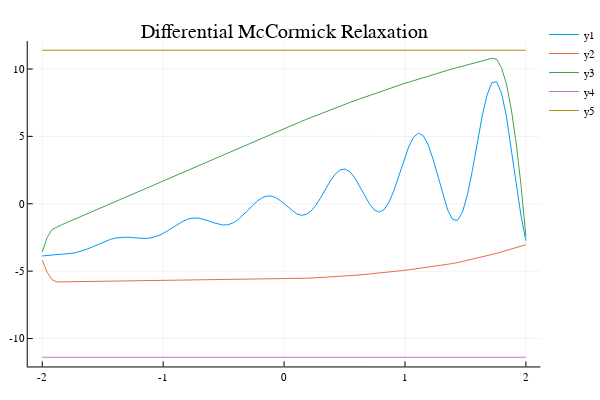

The code cell stored with this chart in its notebook:
### Markdown cell above
## Visualization of the relaxation

The relaxation can then be plotted as shown below using the Plots.jl[7] package with the PlotlyJS backend.

### Code cell
using Plots, PlotlyJS
plotlyjs()

data_dmc = [df.y,df.cv1,df.cc1,df.l1,df.u1]
data_mc = [df.y,df.cv2,df.cc2,df.l2,df.u2]
p1 = Plots.plot(xrange, data_dmc, title="Differential McCormick Relaxation")

### Figure 1 — Plotly figure (JSON) as saved in the notebook; plotly's stock layout.template omitted (floating-point values rounded to 4 significant figures)
{"data": [{"colorbar": {"title": ""}, "hoverinfo": "text", "legendgroup": "y1", "line": {"color": "rgba(0, 154, 250, 1.000)", "dash": "solid", "shape": "linear", "width": 1}, "mode": "lines", "name": "y1", "showlegend": true, "text": [null, null, null, null, null, null, null, null, null, null, null, null, null, null, null, null, null, null, null, null, null, null, null, null, null, null, null, null, null, null, null, null, null, null, null, null, null, null, null, null, null, null, null, null, null, null, null, null, null, null, null, null, null, null, null, null, null, null, null, null, null, null, null, null, null, null, null, null, null, null, null, null, null, null, null, null, null, null, null, null, null, null, null, null, null, null, null, null, null, null, null, null, null, null, null, null, null, null, null, null], "type": "scatter", "x": [-2, -1.96, -1.919, -1.879, -1.838, -1.798, -1.758, -1.717, -1.677, -1.636, -1.596, -1.556, -1.515, -1.475, -1.434, -1.394, -1.354, -1.313, -1.273, -1.232, -1.192, -1.152, -1.111, -1.071, -1.03, -0.9899, -0.9495, -0.9091, -0.8687, -0.8283, -0.7879, -0.7475, -0.7071, -0.6667, -0.6263, -0.5859, -0.5455, -0.5051, -0.4646, -0.4242, -0.3838, -0.3434, -0.303, -0.2626, -0.2222, -0.1818, -0.1414, -0.101, -0.06061, -0.0202, 0.0202, 0.06061, 0.101, 0.1414, 0.1818, 0.2222, 0.2626, 0.303, 0.3434, 0.3838, 0.4242, 0.4646, 0.5051, 0.5455, 0.5859, 0.6263, 0.6667, 0.7071, 0.7475, 0.7879, 0.8283, 0.8687, 0.9091, 0.9495, 0.9899, 1.03, 1.071, 1.111, 1.152, 1.192, 1.232, 1.273, 1.313, 1.354, 1.394, 1.434, 1.475, 1.515, 1.556, 1.596, 1.636, 1.677, 1.717, 1.758, 1.798, 1.838, 1.879, 1.919, 1.96, 2], "xaxis": "x1", "y": [-3.876, -3.824, -3.789, -3.767, -3.748, -3.723, -3.68, -3.613, -3.517, -3.391, -3.242, -3.079, -2.914, -2.762, -2.635, -2.545, -2.494, -2.482, -2.501, -2.535, -2.567, -2.577, -2.549, -2.47, -2.335, -2.149, -1.926, -1.686, -1.455, -1.259, -1.121, -1.055, -1.065, -1.141, -1.264, -1.401, -1.518, -1.579, -1.556, -1.432, -1.205, -0.8916, -0.524, -0.1463, 0.1923, 0.4447, 0.5747, 0.5635, 0.4149, 0.1562, -0.1643, -0.484, -0.7349, -0.855, -0.7992, -0.5487, -0.1156, 0.4557, 1.094, 1.71, 2.211, 2.517, 2.573, 2.363, 1.912, 1.291, 0.6046, -0.02294, -0.4667, -0.6223, -0.4255, 0.1337, 1.005, 2.08, 3.209, 4.217, 4.938, 5.24, 5.049, 4.37, 3.29, 1.973, 0.6359, -0.4839, -1.164, -1.239, -0.6315, 0.6271, 2.392, 4.42, 6.404, 8.018, 8.971, 9.06, 8.21, 6.5, 4.161, 1.55, -0.8993, -2.746], "yaxis": "y1", "zmax": 0.1, "zmin": -0.1}, {"colorbar": {"title": ""}, "hoverinfo": "text", "legendgroup": "y2", "line": {"color": "rgba(227, 111, 71, 1.000)", "dash": "solid", "shape": "linear", "width": 1}, "mode": "lines", "name": "y2", "showlegend": true, "text": [null, null, null, null, null, null, null, null, null, null, null, null, null, null, null, null, null, null, null, null, null, null, null, null, null, null, null, null, null, null, null, null, null, null, null, null, null, null, null, null, null, null, null, null, null, null, null, null, null, null, null, null, null, null, null, null, null, null, null, null, null, null, null, null, null, null, null, null, null, null, null, null, null, null, null, null, null, null, null, null, null, null, null, null, null, null, null, null, null, null, null, null, null, null, null, null, null, null, null, null], "type": "scatter", "x": [-2, -1.96, -1.919, -1.879, -1.838, -1.798, -1.758, -1.717, -1.677, -1.636, -1.596, -1.556, -1.515, -1.475, -1.434, -1.394, -1.354, -1.313, -1.273, -1.232, -1.192, -1.152, -1.111, -1.071, -1.03, -0.9899, -0.9495, -0.9091, -0.8687, -0.8283, -0.7879, -0.7475, -0.7071, -0.6667, -0.6263, -0.5859, -0.5455, -0.5051, -0.4646, -0.4242, -0.3838, -0.3434, -0.303, -0.2626, -0.2222, -0.1818, -0.1414, -0.101, -0.06061, -0.0202, 0.0202, 0.06061, 0.101, 0.1414, 0.1818, 0.2222, 0.2626, 0.303, 0.3434, 0.3838, 0.4242, 0.4646, 0.5051, 0.5455, 0.5859, 0.6263, 0.6667, 0.7071, 0.7475, 0.7879, 0.8283, 0.8687, 0.9091, 0.9495, 0.9899, 1.03, 1.071, 1.111, 1.152, 1.192, 1.232, 1.273, 1.313, 1.354, 1.394, 1.434, 1.475, 1.515, 1.556, 1.596, 1.636, 1.677, 1.717, 1.758, 1.798, 1.838, 1.879, 1.919, 1.96, 2], "xaxis": "x1", "y": [-4.178, -5.093, -5.634, -5.802, -5.797, -5.792, -5.787, -5.782, -5.778, -5.773, -5.768, -5.763, -5.758, -5.754, -5.749, -5.744, -5.739, -5.734, -5.729, -5.725, -5.72, -5.715, -5.71, -5.705, -5.701, -5.696, -5.691, -5.686, -5.681, -5.677, -5.672, -5.667, -5.662, -5.657, -5.653, -5.648, -5.643, -5.638, -5.633, -5.629, -5.624, -5.619, -5.614, -5.609, -5.605, -5.6, -5.595, -5.59, -5.585, -5.579, -5.572, -5.563, -5.552, -5.54, -5.527, -5.512, -5.495, -5.477, -5.458, -5.437, -5.415, -5.391, -5.366, -5.339, -5.311, -5.281, -5.25, -5.217, -5.183, -5.147, -5.11, -5.071, -5.031, -4.99, -4.947, -4.902, -4.856, -4.809, -4.76, -4.709, -4.657, -4.604, -4.549, -4.493, -4.435, -4.367, -4.289, -4.209, -4.126, -4.04, -3.952, -3.862, -3.769, -3.673, -3.575, -3.475, -3.372, -3.268, -3.165, -3.048], "yaxis": "y1", "zmax": 0.1, "zmin": -0.1}, {"colorbar": {"title": ""}, "hoverinfo": "text", "legendgroup": "y3", "line": {"color": "rgba(62, 164, 78, 1.000)", "dash": "solid", "shape": "linear", "width": 1}, "mode": "lines", "name": "y3", "showlegend": true, "text": [null, null, null, null, null, null, null, null, null, null, null, null, null, null, null, null, null, null, null, null, null, null, null, null, null, null, null, null, null, null, null, null, null, null, null, null, null, null, null, null, null, null, null, null, null, null, null, null, null, null, null, null, null, null, null, null, null, null, null, null, null, null, null, null, null, null, null, null, null, null, null, null, null, null, null, null, null, null, null, null, null, null, null, null, null, null, null, null, null, null, null, null, null, null, null, null, null, null, null, null], "type": "scatter", "x": [-2, -1.96, -1.919, -1.879, -1.838, -1.798, -1.758, -1.717, -1.677, -1.636, -1.596, -1.556, -1.515, -1.475, -1.434, -1.394, -1.354, -1.313, -1.273, -1.232, -1.192, -1.152, -1.111, -1.071, -1.03, -0.9899, -0.9495, -0.9091, -0.8687, -0.8283, -0.7879, -0.7475, -0.7071, -0.6667, -0.6263, -0.5859, -0.5455, -0.5051, -0.4646, -0.4242, -0.3838, -0.3434, -0.303, -0.2626, -0.2222, -0.1818, -0.1414, -0.101, -0.06061, -0.0202, 0.0202, 0.06061, 0.101, 0.1414, 0.1818, 0.2222, 0.2626, 0.303, 0.3434, 0.3838, 0.4242, 0.4646, 0.5051, 0.5455, 0.5859, 0.6263, 0.6667, 0.7071, 0.7475, 0.7879, 0.8283, 0.8687, 0.9091, 0.9495, 0.9899, 1.03, 1.071, 1.111, 1.152, 1.192, 1.232, 1.273, 1.313, 1.354, 1.394, 1.434, 1.475, 1.515, 1.556, 1.596, 1.636, 1.677, 1.717, 1.758, 1.798, 1.838, 1.879, 1.919, 1.96, 2], "xaxis": "x1", "y": [-3.574, -2.507, -1.913, -1.714, -1.557, -1.4, -1.243, -1.086, -0.9295, -0.7727, -0.6159, -0.4591, -0.3023, -0.1455, 0.01132, 0.1681, 0.3249, 0.4818, 0.6386, 0.7954, 0.9522, 1.109, 1.266, 1.423, 1.579, 1.736, 1.893, 2.05, 2.207, 2.364, 2.52, 2.677, 2.834, 2.991, 3.148, 3.304, 3.461, 3.618, 3.775, 3.932, 4.088, 4.245, 4.402, 4.559, 4.716, 4.872, 5.029, 5.186, 5.343, 5.498, 5.652, 5.805, 5.956, 6.106, 6.254, 6.401, 6.546, 6.69, 6.832, 6.973, 7.112, 7.25, 7.386, 7.521, 7.654, 7.786, 7.916, 8.045, 8.173, 8.299, 8.423, 8.546, 8.668, 8.788, 8.906, 9.023, 9.139, 9.253, 9.366, 9.477, 9.587, 9.695, 9.801, 9.907, 10.01, 10.11, 10.21, 10.31, 10.41, 10.51, 10.6, 10.7, 10.79, 10.73, 10.1, 8.894, 7.017, 4.511, 1.363, -2.444], "yaxis": "y1", "zmax": 0.1, "zmin": -0.1}, {"colorbar": {"title": ""}, "hoverinfo": "text", "legendgroup": "y4", "line": {"color": "rgba(195, 113, 210, 1.000)", "dash": "solid", "shape": "linear", "width": 1}, "mode": "lines", "name": "y4", "showlegend": true, "text": [null, null, null, null, null, null, null, null, null, null, null, null, null, null, null, null, null, null, null, null, null, null, null, null, null, null, null, null, null, null, null, null, null, null, null, null, null, null, null, null, null, null, null, null, null, null, null, null, null, null, null, null, null, null, null, null, null, null, null, null, null, null, null, null, null, null, null, null, null, null, null, null, null, null, null, null, null, null, null, null, null, null, null, null, null, null, null, null, null, null, null, null, null, null, null, null, null, null, null, null], "type": "scatter", "x": [-2, -1.96, -1.919, -1.879, -1.838, -1.798, -1.758, -1.717, -1.677, -1.636, -1.596, -1.556, -1.515, -1.475, -1.434, -1.394, -1.354, -1.313, -1.273, -1.232, -1.192, -1.152, -1.111, -1.071, -1.03, -0.9899, -0.9495, -0.9091, -0.8687, -0.8283, -0.7879, -0.7475, -0.7071, -0.6667, -0.6263, -0.5859, -0.5455, -0.5051, -0.4646, -0.4242, -0.3838, -0.3434, -0.303, -0.2626, -0.2222, -0.1818, -0.1414, -0.101, -0.06061, -0.0202, 0.0202, 0.06061, 0.101, 0.1414, 0.1818, 0.2222, 0.2626, 0.303, 0.3434, 0.3838, 0.4242, 0.4646, 0.5051, 0.5455, 0.5859, 0.6263, 0.6667, 0.7071, 0.7475, 0.7879, 0.8283, 0.8687, 0.9091, 0.9495, 0.9899, 1.03, 1.071, 1.111, 1.152, 1.192, 1.232, 1.273, 1.313, 1.354, 1.394, 1.434, 1.475, 1.515, 1.556, 1.596, 1.636, 1.677, 1.717, 1.758, 1.798, 1.838, 1.879, 1.919, 1.96, 2], "xaxis": "x1", "y": [-11.39, -11.39, -11.39, -11.39, -11.39, -11.39, -11.39, -11.39, -11.39, -11.39, -11.39, -11.39, -11.39, -11.39, -11.39, -11.39, -11.39, -11.39, -11.39, -11.39, -11.39, -11.39, -11.39, -11.39, -11.39, -11.39, -11.39, -11.39, -11.39, -11.39, -11.39, -11.39, -11.39, -11.39, -11.39, -11.39, -11.39, -11.39, -11.39, -11.39, -11.39, -11.39, -11.39, -11.39, -11.39, -11.39, -11.39, -11.39, -11.39, -11.39, -11.39, -11.39, -11.39, -11.39, -11.39, -11.39, -11.39, -11.39, -11.39, -11.39, -11.39, -11.39, -11.39, -11.39, -11.39, -11.39, -11.39, -11.39, -11.39, -11.39, -11.39, -11.39, -11.39, -11.39, -11.39, -11.39, -11.39, -11.39, -11.39, -11.39, -11.39, -11.39, -11.39, -11.39, -11.39, -11.39, -11.39, -11.39, -11.39, -11.39, -11.39, -11.39, -11.39, -11.39, -11.39, -11.39, -11.39, -11.39, -11.39, -11.39], "yaxis": "y1", "zmax": 0.1, "zmin": -0.1}, {"colorbar": {"title": ""}, "hoverinfo": "text", "legendgroup": "y5", "line": {"color": "rgba(172, 142, 24, 1.000)", "dash": "solid", "shape": "linear", "width": 1}, "mode": "lines", "name": "y5", "showlegend": true, "text": [null, null, null, null, null, null, null, null, null, null, null, null, null, null, null, null, null, null, null, null, null, null, null, null, null, null, null, null, null, null, null, null, null, null, null, null, null, null, null, null, null, null, null, null, null, null, null, null, null, null, null, null, null, null, null, null, null, null, null, null, null, null, null, null, null, null, null, null, null, null, null, null, null, null, null, null, null, null, null, null, null, null, null, null, null, null, null, null, null, null, null, null, null, null, null, null, null, null, null, null], "type": "scatter", "x": [-2, -1.96, -1.919, -1.879, -1.838, -1.798, -1.758, -1.717, -1.677, -1.636, -1.596, -1.556, -1.515, -1.475, -1.434, -1.394, -1.354, -1.313, -1.273, -1.232, -1.192, -1.152, -1.111, -1.071, -1.03, -0.9899, -0.9495, -0.9091, -0.8687, -0.8283, -0.7879, -0.7475, -0.7071, -0.6667, -0.6263, -0.5859, -0.5455, -0.5051, -0.4646, -0.4242, -0.3838, -0.3434, -0.303, -0.2626, -0.2222, -0.1818, -0.1414, -0.101, -0.06061, -0.0202, 0.0202, 0.06061, 0.101, 0.1414, 0.1818, 0.2222, 0.2626, 0.303, 0.3434, 0.3838, 0.4242, 0.4646, 0.5051, 0.5455, 0.5859, 0.6263, 0.6667, 0.7071, 0.7475, 0.7879, 0.8283, 0.8687, 0.9091, 0.9495, 0.9899, 1.03, 1.071, 1.111, 1.152, 1.192, 1.232, 1.273, 1.313, 1.354, 1.394, 1.434, 1.475, 1.515, 1.556, 1.596, 1.636, 1.677, 1.717, 1.758, 1.798, 1.838, 1.879, 1.919, 1.96, 2], "xaxis": "x1", "y": [11.39, 11.39, 11.39, 11.39, 11.39, 11.39, 11.39, 11.39, 11.39, 11.39, 11.39, 11.39, 11.39, 11.39, 11.39, 11.39, 11.39, 11.39, 11.39, 11.39, 11.39, 11.39, 11.39, 11.39, 11.39, 11.39, 11.39, 11.39, 11.39, 11.39, 11.39, 11.39, 11.39, 11.39, 11.39, 11.39, 11.39, 11.39, 11.39, 11.39, 11.39, 11.39, 11.39, 11.39, 11.39, 11.39, 11.39, 11.39, 11.39, 11.39, 11.39, 11.39, 11.39, 11.39, 11.39, 11.39, 11.39, 11.39, 11.39, 11.39, 11.39, 11.39, 11.39, 11.39, 11.39, 11.39, 11.39, 11.39, 11.39, 11.39, 11.39, 11.39, 11.39, 11.39, 11.39, 11.39, 11.39, 11.39, 11.39, 11.39, 11.39, 11.39, 11.39, 11.39, 11.39, 11.39, 11.39, 11.39, 11.39, 11.39, 11.39, 11.39, 11.39, 11.39, 11.39, 11.39, 11.39, 11.39, 11.39, 11.39], "yaxis": "y1", "zmax": 0.1, "zmin": -0.1}], "layout": {"annotations": [{"font": {"color": "rgba(0, 0, 0, 1.000)", "family": "sans-serif", "size": 20}, "rotation": 0, "showarrow": false, "text": "Differential McCormick Relaxation", "x": 0.5222, "xanchor": "center", "xref": "paper", "y": 1, "yanchor": "top", "yref": "paper"}], "height": 400, "legend": {"bgcolor": "rgba(255, 255, 255, 1.000)", "bordercolor": "rgba(0, 0, 0, 1.000)", "font": {"color": "rgba(0, 0, 0, 1.000)", "family": "sans-serif", "size": 11}, "tracegroupgap": 0, "x": 1, "y": 1}, "margin": {"b": 20, "l": 0, "r": 0, "t": 20}, "paper_bgcolor": "rgba(255, 255, 255, 1.000)", "plot_bgcolor": "rgba(255, 255, 255, 1.000)", "showlegend": true, "width": 600, "xaxis": {"anchor": "y1", "domain": [0.05101, 0.9934], "gridcolor": "rgba(0, 0, 0, 0.100)", "gridwidth": 0.5, "linecolor": "rgba(0, 0, 0, 1.000)", "mirror": false, "range": [-2.12, 2.12], "showgrid": true, "showline": true, "showticklabels": true, "tickangle": 0, "tickcolor": "rgb(0, 0, 0)", "tickfont": {"color": "rgba(0, 0, 0, 1.000)", "family": "sans-serif", "size": 11}, "tickmode": "array", "ticks": "inside", "ticktext": ["-2", "-1", "0", "1", "2"], "tickvals": [-2, -1, 0, 1, 2], "title": "", "titlefont": {"color": "rgba(0, 0, 0, 1.000)", "family": "sans-serif", "size": 15}, "type": "-", "visible": true, "zeroline": false, "zerolinecolor": "rgba(0, 0, 0, 1.000)"}, "yaxis": {"anchor": "x1", "domain": [0.03762, 0.9415], "gridcolor": "rgba(0, 0, 0, 0.100)", "gridwidth": 0.5, "linecolor": "rgba(0, 0, 0, 1.000)", "mirror": false, "range": [-12.07, 12.07], "showgrid": true, "showline": true, "showticklabels": true, "tickangle": 0, "tickcolor": "rgb(0, 0, 0)", "tickfont": {"color": "rgba(0, 0, 0, 1.000)", "family": "sans-serif", "size": 11}, "tickmode": "array", "ticks": "inside", "ticktext": ["-10", "-5", "0", "5", "10"], "tickvals": [-10, -5, 0, 5, 10], "title": "", "titlefont": {"color": "rgba(0, 0, 0, 1.000)", "family": "sans-serif", "size": 15}, "type": "-", "visible": true, "zeroline": false, "zerolinecolor": "rgba(0, 0, 0, 1.000)"}}}
